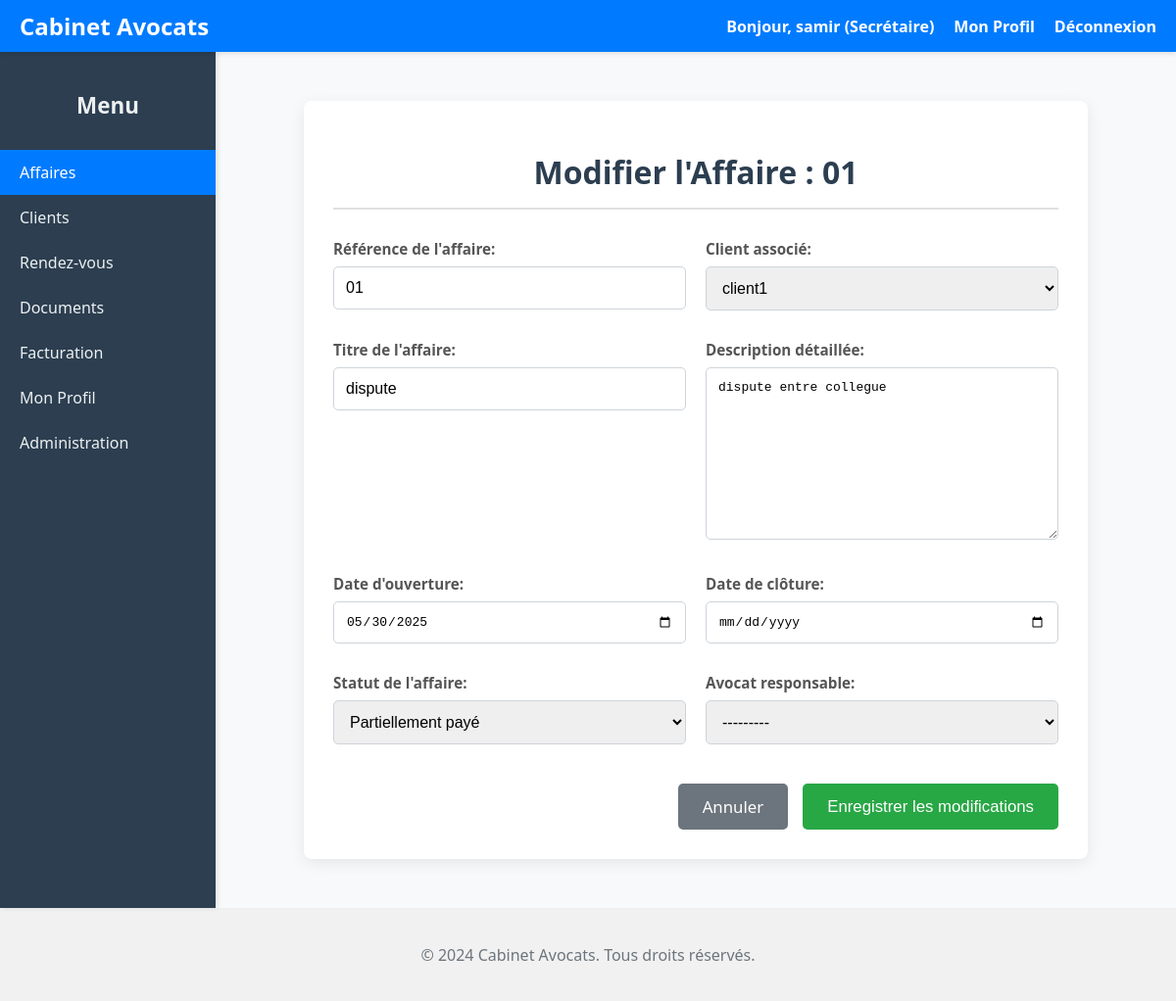
/affaires/1/modifier/ (signed in), run on an earlier commit of the app's database.
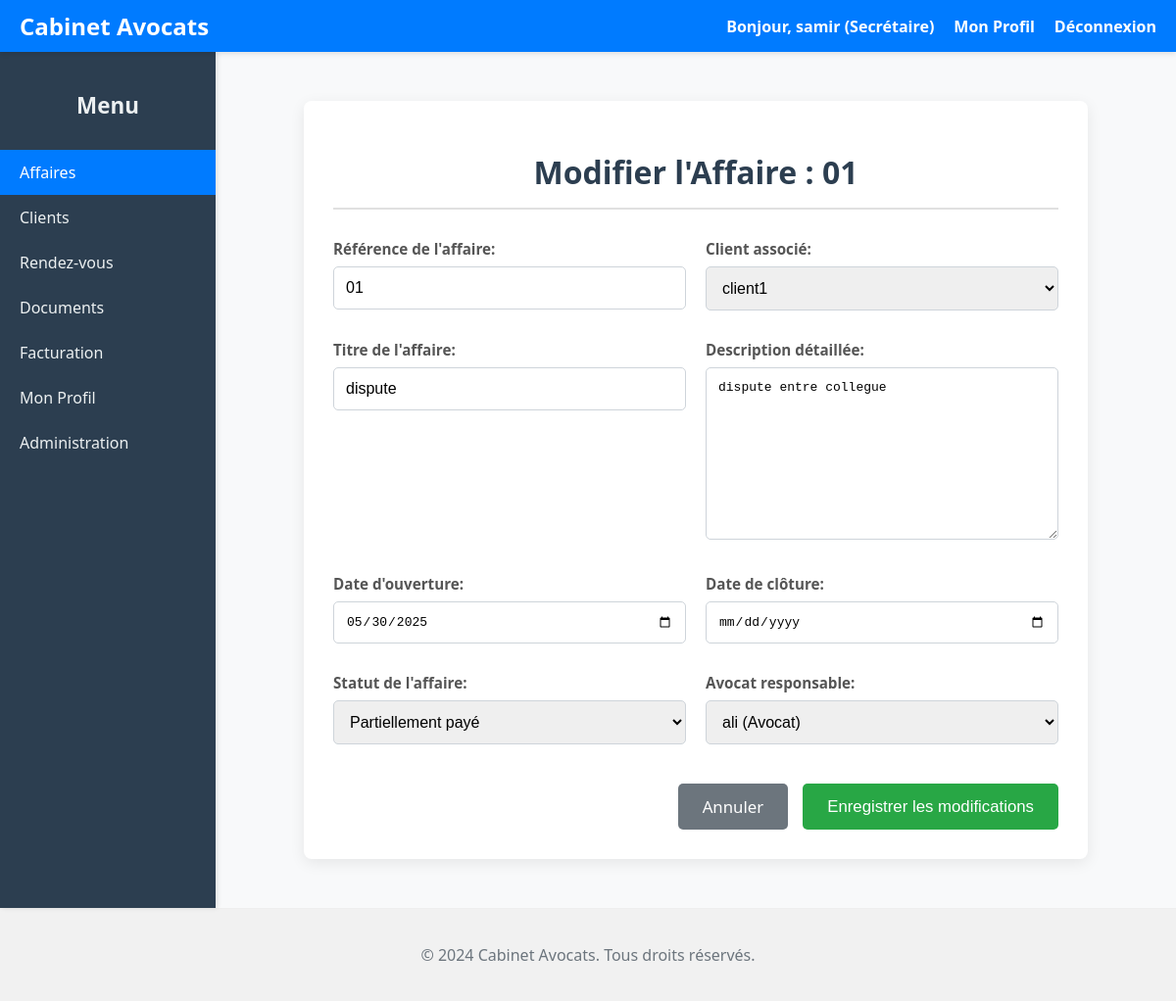
And on a later commit of the database.
### affaire/models.py (models this page shows, shortened)
class Affaire(models.Model):
    STATUT_CHOICES = [
        ('EN_ATTENTE', 'En attente'),
        ('PAYE', 'Payé'),
        ('PARTIELLEMENT_PAYE', 'Partiellement payé'),
        ('ANNULE', 'Annulé'),
        ('CLOTURE', 'Clôturé'),
    ]
    client = models.ForeignKey( Client, on_delete=models.CASCADE, verbose_name="Client associé", related_name="affaires")
    reference = models.CharField( max_length=50, unique=True, verbose_name="Référence de l'affaire")
    date_ouverture = models.DateField( verbose_name="Date d'ouverture", null=True, blank=True)
    statut = models.CharField( max_length=20, choices=STATUT_CHOICES, verbose_name="Statut de l'affaire", default='EN_ATTENTE')
    description = models.TextField( verbose_name="Description détaillée", blank=True )
    avocat_responsable = models.ForeignKey(
        Utilisateur,  # Utilisation de votre modèle personnalisé
        on_delete=models.SET_NULL,
        null=True,
        blank=True,
        verbose_name="Avocat responsable",
        related_name="affaires_en_charge",
        limit_choices_to={'role': 'AVOCAT'}  # Restreint le choix aux utilisateurs avec rôle AVOCAT
    )
    titre = models.CharField( max_length=200, verbose_name="Titre de l'affaire" )
    date_cloture = models.DateField( verbose_name="Date de clôture", null=True, blank=True )
    frais = models.DecimalField( max_digits=10, decimal_places=2, verbose_name="Frais juridiques", default=0.00, validators=[MinValueValidator(0)] )
    class Meta:
        verbose_name = "Affaire"
        verbose_name_plural = "Affaires"
        ordering = ['-date_ouverture']
        permissions = [
            ("changer_statut", "Peut modifier le statut des affaires"),
            ("voir_toutes_affaires", "Peut voir toutes les affaires (même celles des autres avocats)"),
        ]

### affaire/views.py (the view)
# urls.py: path('<int:pk>/modifier/', views.modifier_affaire, name='modifier_affaire'),
@login_required
def modifier_affaire(request, pk):
    affaire = get_object_or_404(Affaire, pk=pk)
    if request.method == 'POST':
        form = AffaireForm(request.POST, instance=affaire)
        if form.is_valid():
            form.save()
            messages.success(request, 'L\'affaire a été mise à jour avec succès !')
            return redirect('affaire:detail_affaire', pk=affaire.pk)
        else:
            messages.error(request, 'Veuillez corriger les erreurs dans le formulaire.')
    else:
        form = AffaireForm(instance=affaire)
    return render(request, 'affaire/affaire_form.html', {'form': form, 'titre_page': 'Modifier l\'Affaire'})

### affaire/forms.py
class AffaireForm(forms.ModelForm):
    class Meta:
        model = Affaire
        fields = ['reference', 'client', 'titre', 'description', 'date_ouverture', 'date_cloture', 'statut', 'avocat_responsable']
        widgets = {
            'date_ouverture': forms.DateInput(attrs={'type': 'date'}),
            'date_cloture': forms.DateInput(attrs={'type': 'date'}),
        }
    def __init__(self, *args, **kwargs):
        super().__init__(*args, **kwargs)
        self.fields['client'].queryset = Client.objects.all().order_by('nom')
        self.fields['avocat_responsable'].queryset = Utilisateur.objects.filter(role='AVOCAT').order_by('first_name')

### clients/models.py (called while the page is built)
    def __str__(self):
        return self.nom

### utilisateurs/models.py (called while the page is built)
    def __str__(self):
        if self.first_name and self.last_name:
            return f"{self.first_name} {self.last_name} ({self.get_role_display()})"
        return f"{self.username} ({self.get_role_display()})"

### affaire/templates/affaire/affaire_form.html (shortened to what this page needs)
{% extends "base.html" %}
{% block content %}
    <div class="form-container">
        <h1>
            {% if form.instance.pk %}
                Modifier l'Affaire : {{ form.instance.reference }}
            {% else %}
                Créer une nouvelle Affaire
            {% endif %}
        </h1>
        <form method="post">
            <div class="form-row">
                {% for field in form %}
                    {% if field.name != 'id' %}
                        <div class="form-group">
                            {{ field.label_tag }}
                            {{ field }}
                        </div>
                    {% endif %}
                {% endfor %}
            </div>
            <div class="button-group">
                <a href="{% url 'affaire:liste_affaires' %}" class="btn-cancel">Annuler</a>
                <button type="submit">
                    {% if form.instance.pk %}
                        Enregistrer les modifications
                    {% else %}
                        Créer l'Affaire
                    {% endif %}
                </button>
            </div>
        </form>
    </div>
{% endblock %}

What changed in the data, as far as the page shows it:
changed Affaire "client1": avocat_responsable "---------" → "ali (Avocat)"
